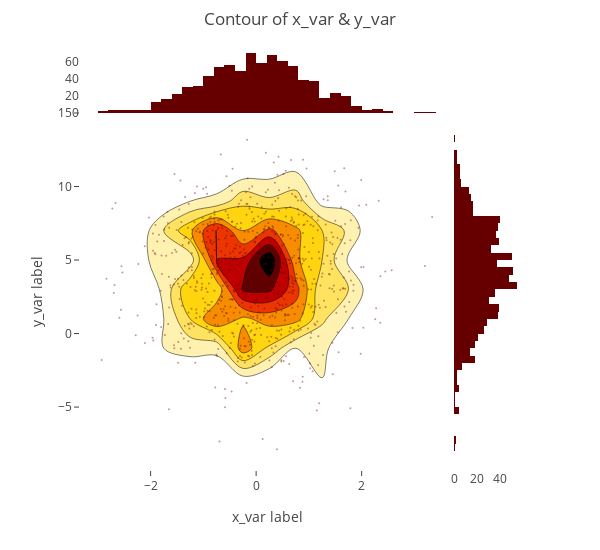

Notebook source saved alongside this figure:
### Markdown cell above
### Scatter+Contour Plot

### Code cell
psp.scatterHistoPlot(data_source_1, data_source_3, title='Contour of x_var & y_var', xlbl='x_var label', ylbl='y_var label')

### Figure 1 — Plotly figure (JSON) as saved in the notebook; plotly's stock layout.template omitted (floating-point values rounded to 4 significant figures; data arrays with more than 128 entries replaced by an {"elided": "..."} marker saying what was removed)
{"data": [{"marker": {"color": "rgb(102,0,0)", "opacity": 0.4, "size": 2}, "mode": "markers", "name": "points", "type": "scatter", "x": {"elided": "800 float values"}, "y": {"elided": "800 float values"}}, {"colorscale": "Hot", "name": "density", "ncontours": 20, "reversescale": true, "showscale": false, "type": "histogram2dcontour", "x": {"elided": "800 float values"}, "y": {"elided": "800 float values"}}, {"marker": {"color": "rgb(102,0,0)"}, "name": "x density", "type": "histogram", "x": {"elided": "800 float values"}, "yaxis": "y2"}, {"marker": {"color": "rgb(102,0,0)"}, "name": "y density", "type": "histogram", "xaxis": "x2", "y": {"elided": "800 float values"}}], "layout": {"autosize": false, "bargap": 0, "height": 550, "hovermode": "closest", "margin": {"t": 50}, "showlegend": false, "title": "Contour of x_var & y_var", "width": 600, "xaxis": {"domain": [0, 0.85], "showgrid": false, "title": "x_var label", "zeroline": false}, "xaxis2": {"domain": [0.85, 1], "showgrid": false, "zeroline": false}, "yaxis": {"domain": [0, 0.85], "showgrid": false, "title": "y_var label", "zeroline": false}, "yaxis2": {"domain": [0.85, 1], "showgrid": false, "zeroline": false}}}
